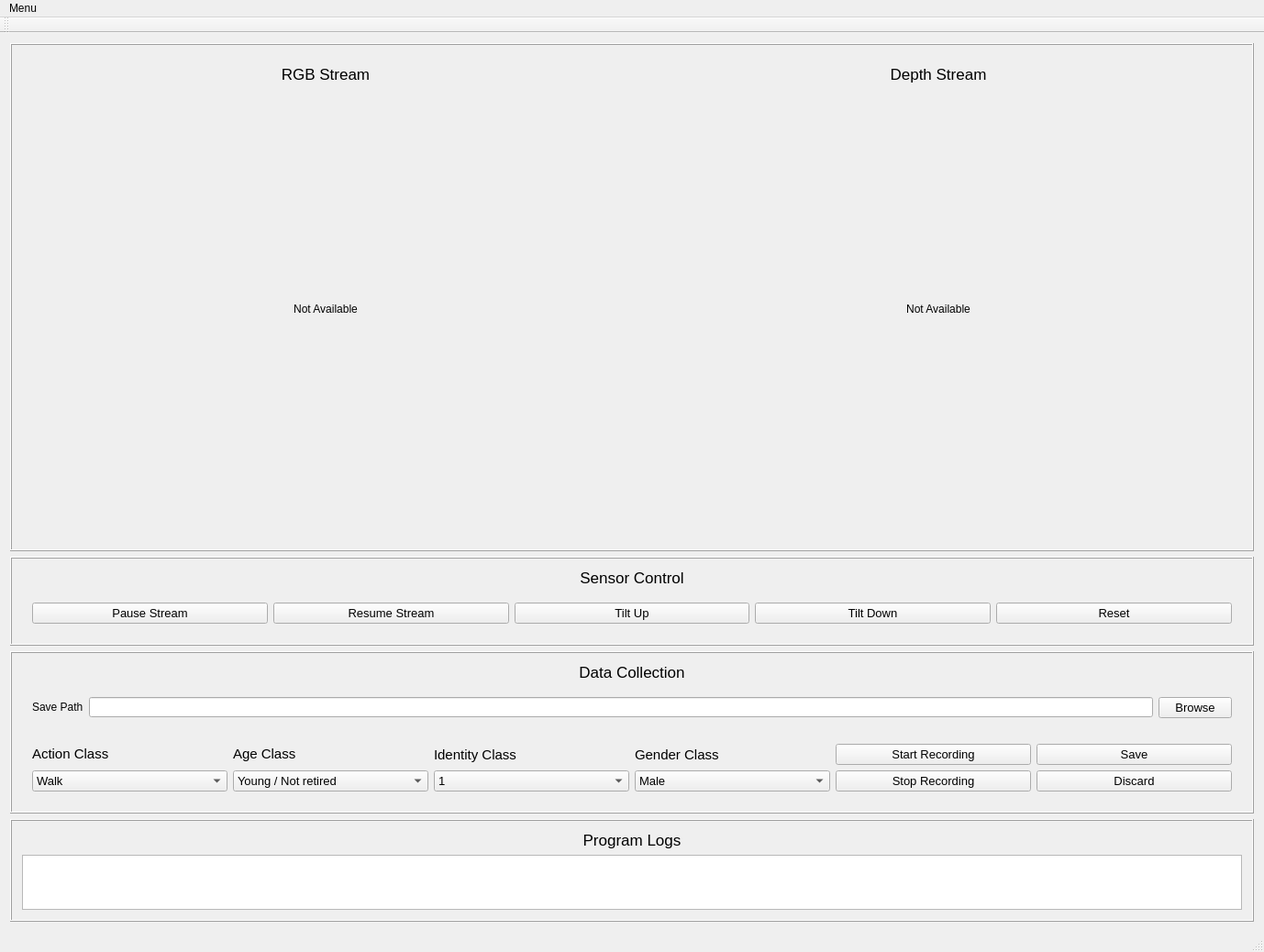
<?xml version="1.0" encoding="UTF-8"?>
<ui version="4.0">
 <class>PyQtKinect</class>
 <widget class="QMainWindow" name="PyQtKinect">
  <property name="geometry">
   <rect>
    <x>0</x>
    <y>0</y>
    <width>1362</width>
    <height>1014</height>
   </rect>
  </property>
  <property name="sizePolicy">
   <sizepolicy hsizetype="Fixed" vsizetype="Fixed">
    <horstretch>0</horstretch>
    <verstretch>0</verstretch>
   </sizepolicy>
  </property>
  <property name="windowTitle">
   <string>PyQt-Kinect Dataset Collector</string>
  </property>
  <widget class="QWidget" name="centralWidget">
   <property name="sizePolicy">
    <sizepolicy hsizetype="Fixed" vsizetype="Fixed">
     <horstretch>0</horstretch>
     <verstretch>0</verstretch>
    </sizepolicy>
   </property>
   <layout class="QVBoxLayout" name="verticalLayout_9">
    <item>
     <widget class="QFrame" name="streamFrame">
      <property name="sizePolicy">
       <sizepolicy hsizetype="Preferred" vsizetype="Fixed">
        <horstretch>0</horstretch>
        <verstretch>0</verstretch>
       </sizepolicy>
      </property>
      <property name="minimumSize">
       <size>
        <width>642</width>
        <height>242</height>
       </size>
      </property>
      <property name="frameShape">
       <enum>QFrame::Box</enum>
      </property>
      <property name="frameShadow">
       <enum>QFrame::Raised</enum>
      </property>
      <layout class="QHBoxLayout" name="horizontalLayout">
       <item>
        <widget class="QWidget" name="rgbWidget" native="true">
         <property name="sizePolicy">
          <sizepolicy hsizetype="Fixed" vsizetype="Fixed">
           <horstretch>0</horstretch>
           <verstretch>0</verstretch>
          </sizepolicy>
         </property>
         <layout class="QVBoxLayout" name="verticalTopLayout">
          <item>
           <widget class="QLabel" name="rgbTitle">
            <property name="sizePolicy">
             <sizepolicy hsizetype="Preferred" vsizetype="Fixed">
              <horstretch>0</horstretch>
              <verstretch>0</verstretch>
             </sizepolicy>
            </property>
            <property name="minimumSize">
             <size>
              <width>0</width>
              <height>0</height>
             </size>
            </property>
            <property name="maximumSize">
             <size>
              <width>16777215</width>
              <height>16777215</height>
             </size>
            </property>
            <property name="font">
             <font>
              <family>Segoe UI</family>
              <pointsize>13</pointsize>
              <weight>50</weight>
              <bold>false</bold>
             </font>
            </property>
            <property name="text">
             <string>RGB Stream</string>
            </property>
            <property name="alignment">
             <set>Qt::AlignCenter</set>
            </property>
           </widget>
          </item>
          <item>
           <widget class="QLabel" name="rgbLabel">
            <property name="sizePolicy">
             <sizepolicy hsizetype="Maximum" vsizetype="Maximum">
              <horstretch>0</horstretch>
              <verstretch>0</verstretch>
             </sizepolicy>
            </property>
            <property name="minimumSize">
             <size>
              <width>640</width>
              <height>480</height>
             </size>
            </property>
            <property name="maximumSize">
             <size>
              <width>640</width>
              <height>480</height>
             </size>
            </property>
            <property name="font">
             <font>
              <family>Segoe UI</family>
             </font>
            </property>
            <property name="autoFillBackground">
             <bool>true</bool>
            </property>
            <property name="text">
             <string>Not Available</string>
            </property>
            <property name="scaledContents">
             <bool>true</bool>
            </property>
            <property name="alignment">
             <set>Qt::AlignCenter</set>
            </property>
           </widget>
          </item>
         </layout>
        </widget>
       </item>
       <item>
        <widget class="QWidget" name="depthWidget" native="true">
         <property name="sizePolicy">
          <sizepolicy hsizetype="Fixed" vsizetype="Fixed">
           <horstretch>0</horstretch>
           <verstretch>0</verstretch>
          </sizepolicy>
         </property>
         <layout class="QVBoxLayout" name="verticalLayout_5">
          <item>
           <widget class="QLabel" name="depthTitle">
            <property name="sizePolicy">
             <sizepolicy hsizetype="Preferred" vsizetype="Fixed">
              <horstretch>0</horstretch>
              <verstretch>0</verstretch>
             </sizepolicy>
            </property>
            <property name="minimumSize">
             <size>
              <width>0</width>
              <height>0</height>
             </size>
            </property>
            <property name="maximumSize">
             <size>
              <width>16777215</width>
              <height>16777215</height>
             </size>
            </property>
            <property name="font">
             <font>
              <family>Segoe UI</family>
              <pointsize>13</pointsize>
              <weight>50</weight>
              <bold>false</bold>
             </font>
            </property>
            <property name="text">
             <string>Depth Stream</string>
            </property>
            <property name="alignment">
             <set>Qt::AlignCenter</set>
            </property>
           </widget>
          </item>
          <item>
           <widget class="QLabel" name="depthLabel">
            <property name="sizePolicy">
             <sizepolicy hsizetype="Maximum" vsizetype="Maximum">
              <horstretch>0</horstretch>
              <verstretch>0</verstretch>
             </sizepolicy>
            </property>
            <property name="minimumSize">
             <size>
              <width>640</width>
              <height>480</height>
             </size>
            </property>
            <property name="maximumSize">
             <size>
              <width>640</width>
              <height>480</height>
             </size>
            </property>
            <property name="font">
             <font>
              <family>Segoe UI</family>
             </font>
            </property>
            <property name="autoFillBackground">
             <bool>true</bool>
            </property>
            <property name="text">
             <string>Not Available</string>
            </property>
            <property name="scaledContents">
             <bool>true</bool>
            </property>
            <property name="alignment">
             <set>Qt::AlignCenter</set>
            </property>
           </widget>
          </item>
         </layout>
        </widget>
       </item>
      </layout>
     </widget>
    </item>
    <item>
     <widget class="QFrame" name="middleButtonFrame">
      <property name="sizePolicy">
       <sizepolicy hsizetype="Preferred" vsizetype="Fixed">
        <horstretch>0</horstretch>
        <verstretch>0</verstretch>
       </sizepolicy>
      </property>
      <property name="frameShape">
       <enum>QFrame::Box</enum>
      </property>
      <property name="frameShadow">
       <enum>QFrame::Raised</enum>
      </property>
      <layout class="QVBoxLayout" name="verticalLayout_6">
       <item>
        <widget class="QLabel" name="sensorControlLabel">
         <property name="sizePolicy">
          <sizepolicy hsizetype="Preferred" vsizetype="Fixed">
           <horstretch>0</horstretch>
           <verstretch>0</verstretch>
          </sizepolicy>
         </property>
         <property name="font">
          <font>
           <family>Segoe UI</family>
           <pointsize>13</pointsize>
           <weight>50</weight>
           <bold>false</bold>
          </font>
         </property>
         <property name="text">
          <string>Sensor Control</string>
         </property>
         <property name="alignment">
          <set>Qt::AlignCenter</set>
         </property>
        </widget>
       </item>
       <item>
        <widget class="QWidget" name="horizontalWidget" native="true">
         <property name="sizePolicy">
          <sizepolicy hsizetype="Expanding" vsizetype="Fixed">
           <horstretch>0</horstretch>
           <verstretch>0</verstretch>
          </sizepolicy>
         </property>
         <layout class="QHBoxLayout" name="horizontalLayout_2">
          <item>
           <widget class="QPushButton" name="pauseButton">
            <property name="font">
             <font>
              <family>Segoe UI</family>
              <pointsize>10</pointsize>
             </font>
            </property>
            <property name="text">
             <string>Pause Stream</string>
            </property>
           </widget>
          </item>
          <item>
           <widget class="QPushButton" name="resumeButton">
            <property name="font">
             <font>
              <family>Segoe UI</family>
              <pointsize>10</pointsize>
             </font>
            </property>
            <property name="text">
             <string>Resume Stream</string>
            </property>
           </widget>
          </item>
          <item>
           <widget class="QPushButton" name="tiltUpButton">
            <property name="font">
             <font>
              <family>Segoe UI</family>
              <pointsize>10</pointsize>
             </font>
            </property>
            <property name="text">
             <string>Tilt Up</string>
            </property>
           </widget>
          </item>
          <item>
           <widget class="QPushButton" name="tiltDownButton">
            <property name="font">
             <font>
              <family>Segoe UI</family>
              <pointsize>10</pointsize>
             </font>
            </property>
            <property name="text">
             <string>Tilt Down</string>
            </property>
           </widget>
          </item>
          <item>
           <widget class="QPushButton" name="resetButton">
            <property name="font">
             <font>
              <family>Segoe UI</family>
              <pointsize>10</pointsize>
             </font>
            </property>
            <property name="text">
             <string>Reset</string>
            </property>
           </widget>
          </item>
         </layout>
        </widget>
       </item>
      </layout>
     </widget>
    </item>
    <item>
     <widget class="QFrame" name="dataCollectFrame">
      <property name="sizePolicy">
       <sizepolicy hsizetype="Preferred" vsizetype="Fixed">
        <horstretch>0</horstretch>
        <verstretch>0</verstretch>
       </sizepolicy>
      </property>
      <property name="frameShape">
       <enum>QFrame::Box</enum>
      </property>
      <property name="frameShadow">
       <enum>QFrame::Raised</enum>
      </property>
      <layout class="QVBoxLayout" name="verticalLayout_2">
       <item>
        <widget class="QLabel" name="dataCollectLabel">
         <property name="sizePolicy">
          <sizepolicy hsizetype="Preferred" vsizetype="Fixed">
           <horstretch>0</horstretch>
           <verstretch>0</verstretch>
          </sizepolicy>
         </property>
         <property name="font">
          <font>
           <family>Segoe UI</family>
           <pointsize>13</pointsize>
           <weight>50</weight>
           <bold>false</bold>
          </font>
         </property>
         <property name="text">
          <string>Data Collection</string>
         </property>
         <property name="alignment">
          <set>Qt::AlignCenter</set>
         </property>
        </widget>
       </item>
       <item>
        <widget class="QWidget" name="pathWidget" native="true">
         <property name="sizePolicy">
          <sizepolicy hsizetype="Preferred" vsizetype="Fixed">
           <horstretch>0</horstretch>
           <verstretch>0</verstretch>
          </sizepolicy>
         </property>
         <layout class="QHBoxLayout" name="horizontalLayout_3">
          <item>
           <widget class="QLabel" name="pathLabel">
            <property name="sizePolicy">
             <sizepolicy hsizetype="Minimum" vsizetype="Fixed">
              <horstretch>0</horstretch>
              <verstretch>0</verstretch>
             </sizepolicy>
            </property>
            <property name="font">
             <font>
              <pointsize>9</pointsize>
             </font>
            </property>
            <property name="text">
             <string>Save Path</string>
            </property>
           </widget>
          </item>
          <item>
           <widget class="QLineEdit" name="pathLineEdit">
            <property name="font">
             <font>
              <family>Segoe UI</family>
              <pointsize>9</pointsize>
             </font>
            </property>
           </widget>
          </item>
          <item>
           <widget class="QPushButton" name="browseButton">
            <property name="font">
             <font>
              <pointsize>10</pointsize>
             </font>
            </property>
            <property name="text">
             <string>Browse</string>
            </property>
           </widget>
          </item>
         </layout>
        </widget>
       </item>
       <item>
        <widget class="QFrame" name="recordingFrame">
         <property name="sizePolicy">
          <sizepolicy hsizetype="Preferred" vsizetype="Fixed">
           <horstretch>0</horstretch>
           <verstretch>0</verstretch>
          </sizepolicy>
         </property>
         <layout class="QGridLayout" name="gridLayout">
          <item row="1" column="0">
           <widget class="QComboBox" name="actionClassComboBox">
            <property name="font">
             <font>
              <family>Segoe UI</family>
              <pointsize>10</pointsize>
             </font>
            </property>
            <item>
             <property name="text">
              <string>Walk</string>
             </property>
            </item>
            <item>
             <property name="text">
              <string>Wave</string>
             </property>
            </item>
            <item>
             <property name="text">
              <string>Clap</string>
             </property>
            </item>
            <item>
             <property name="text">
              <string>Drink</string>
             </property>
            </item>
            <item>
             <property name="text">
              <string>Sit Down</string>
             </property>
            </item>
            <item>
             <property name="text">
              <string>Stand Up</string>
             </property>
            </item>
            <item>
             <property name="text">
              <string>Throw</string>
             </property>
            </item>
            <item>
             <property name="text">
              <string>Crouch</string>
             </property>
            </item>
            <item>
             <property name="text">
              <string>One-leg Balance</string>
             </property>
            </item>
            <item>
             <property name="text">
              <string>Jump</string>
             </property>
            </item>
           </widget>
          </item>
          <item row="0" column="2">
           <widget class="QLabel" name="ageClassLabel">
            <property name="sizePolicy">
             <sizepolicy hsizetype="Preferred" vsizetype="Fixed">
              <horstretch>0</horstretch>
              <verstretch>0</verstretch>
             </sizepolicy>
            </property>
            <property name="font">
             <font>
              <family>Segoe UI</family>
              <pointsize>11</pointsize>
             </font>
            </property>
            <property name="text">
             <string>Age Class</string>
            </property>
            <property name="alignment">
             <set>Qt::AlignLeading|Qt::AlignLeft|Qt::AlignVCenter</set>
            </property>
           </widget>
          </item>
          <item row="0" column="3">
           <widget class="QLabel" name="personClassLabel">
            <property name="font">
             <font>
              <family>Segoe UI</family>
              <pointsize>11</pointsize>
             </font>
            </property>
            <property name="text">
             <string>Identity Class</string>
            </property>
            <property name="alignment">
             <set>Qt::AlignLeading|Qt::AlignLeft|Qt::AlignVCenter</set>
            </property>
           </widget>
          </item>
          <item row="1" column="6">
           <widget class="QPushButton" name="discardButton">
            <property name="font">
             <font>
              <family>Segoe UI</family>
              <pointsize>10</pointsize>
             </font>
            </property>
            <property name="text">
             <string>Discard</string>
            </property>
           </widget>
          </item>
          <item row="1" column="5">
           <widget class="QPushButton" name="stopRecordButton">
            <property name="font">
             <font>
              <family>Segoe UI</family>
              <pointsize>10</pointsize>
             </font>
            </property>
            <property name="text">
             <string>Stop Recording</string>
            </property>
           </widget>
          </item>
          <item row="0" column="0">
           <widget class="QLabel" name="actionClassLabel">
            <property name="sizePolicy">
             <sizepolicy hsizetype="Preferred" vsizetype="Fixed">
              <horstretch>0</horstretch>
              <verstretch>0</verstretch>
             </sizepolicy>
            </property>
            <property name="font">
             <font>
              <family>Segoe UI</family>
              <pointsize>11</pointsize>
             </font>
            </property>
            <property name="text">
             <string>Action Class</string>
            </property>
            <property name="alignment">
             <set>Qt::AlignLeading|Qt::AlignLeft|Qt::AlignVCenter</set>
            </property>
           </widget>
          </item>
          <item row="1" column="2">
           <widget class="QComboBox" name="ageClassComboBox">
            <property name="font">
             <font>
              <family>Segoe UI</family>
              <pointsize>10</pointsize>
             </font>
            </property>
            <item>
             <property name="text">
              <string>Young / Not retired</string>
             </property>
            </item>
            <item>
             <property name="text">
              <string>Old / Retired</string>
             </property>
            </item>
           </widget>
          </item>
          <item row="0" column="5">
           <widget class="QPushButton" name="startRecordButton">
            <property name="font">
             <font>
              <family>Segoe UI</family>
              <pointsize>10</pointsize>
             </font>
            </property>
            <property name="text">
             <string>Start Recording</string>
            </property>
           </widget>
          </item>
          <item row="1" column="3">
           <widget class="QComboBox" name="personClassComboBox">
            <property name="font">
             <font>
              <family>Segoe UI</family>
              <pointsize>10</pointsize>
             </font>
            </property>
            <item>
             <property name="text">
              <string>1</string>
             </property>
            </item>
            <item>
             <property name="text">
              <string>2</string>
             </property>
            </item>
            <item>
             <property name="text">
              <string>3</string>
             </property>
            </item>
            <item>
             <property name="text">
              <string>4</string>
             </property>
            </item>
            <item>
             <property name="text">
              <string>5</string>
             </property>
            </item>
            <item>
             <property name="text">
              <string>6</string>
             </property>
            </item>
            <item>
             <property name="text">
              <string>7</string>
             </property>
            </item>
            <item>
             <property name="text">
              <string>8</string>
             </property>
            </item>
            <item>
             <property name="text">
              <string>9</string>
             </property>
            </item>
            <item>
             <property name="text">
              <string>10</string>
             </property>
            </item>
            <item>
             <property name="text">
              <string>11</string>
             </property>
            </item>
            <item>
             <property name="text">
              <string>12</string>
             </property>
            </item>
            <item>
             <property name="text">
              <string>13</string>
             </property>
            </item>
            <item>
             <property name="text">
              <string>14</string>
             </property>
            </item>
            <item>
             <property name="text">
              <string>15</string>
             </property>
            </item>
            <item>
             <property name="text">
              <string>16</string>
             </property>
            </item>
            <item>
             <property name="text">
              <string>17</string>
             </property>
            </item>
            <item>
             <property name="text">
              <string>18</string>
             </property>
            </item>
            <item>
             <property name="text">
              <string>19</string>
             </property>
            </item>
            <item>
             <property name="text">
              <string>20</string>
             </property>
            </item>
           </widget>
          </item>
          <item row="0" column="6">
           <widget class="QPushButton" name="saveButton">
            <property name="font">
             <font>
              <family>Segoe UI</family>
              <pointsize>10</pointsize>
             </font>
            </property>
            <property name="text">
             <string>Save</string>
            </property>
           </widget>
          </item>
          <item row="0" column="4">
           <widget class="QLabel" name="genderClassLabel">
            <property name="font">
             <font>
              <pointsize>11</pointsize>
             </font>
            </property>
            <property name="text">
             <string>Gender Class</string>
            </property>
            <property name="alignment">
             <set>Qt::AlignLeading|Qt::AlignLeft|Qt::AlignVCenter</set>
            </property>
           </widget>
          </item>
          <item row="1" column="4">
           <widget class="QComboBox" name="genderClassComboBox">
            <property name="font">
             <font>
              <pointsize>10</pointsize>
             </font>
            </property>
            <item>
             <property name="text">
              <string>Male</string>
             </property>
            </item>
            <item>
             <property name="text">
              <string>Female</string>
             </property>
            </item>
           </widget>
          </item>
         </layout>
        </widget>
       </item>
      </layout>
     </widget>
    </item>
    <item>
     <widget class="QFrame" name="logFrame">
      <property name="sizePolicy">
       <sizepolicy hsizetype="Preferred" vsizetype="Fixed">
        <horstretch>0</horstretch>
        <verstretch>0</verstretch>
       </sizepolicy>
      </property>
      <property name="frameShape">
       <enum>QFrame::Box</enum>
      </property>
      <property name="frameShadow">
       <enum>QFrame::Raised</enum>
      </property>
      <layout class="QVBoxLayout" name="verticalLayout_3">
       <item>
        <widget class="QLabel" name="programLogLabel">
         <property name="sizePolicy">
          <sizepolicy hsizetype="Preferred" vsizetype="Fixed">
           <horstretch>0</horstretch>
           <verstretch>0</verstretch>
          </sizepolicy>
         </property>
         <property name="font">
          <font>
           <family>Segoe UI</family>
           <pointsize>13</pointsize>
           <weight>50</weight>
           <bold>false</bold>
          </font>
         </property>
         <property name="text">
          <string>Program Logs</string>
         </property>
         <property name="alignment">
          <set>Qt::AlignCenter</set>
         </property>
        </widget>
       </item>
       <item>
        <widget class="QPlainTextEdit" name="plainTextEdit">
         <property name="sizePolicy">
          <sizepolicy hsizetype="Expanding" vsizetype="Fixed">
           <horstretch>0</horstretch>
           <verstretch>0</verstretch>
          </sizepolicy>
         </property>
         <property name="minimumSize">
          <size>
           <width>0</width>
           <height>60</height>
          </size>
         </property>
         <property name="maximumSize">
          <size>
           <width>16777215</width>
           <height>60</height>
          </size>
         </property>
         <property name="font">
          <font>
           <family>Segoe UI</family>
           <pointsize>9</pointsize>
          </font>
         </property>
        </widget>
       </item>
      </layout>
     </widget>
    </item>
   </layout>
  </widget>
  <widget class="QMenuBar" name="menuBar">
   <property name="geometry">
    <rect>
     <x>0</x>
     <y>0</y>
     <width>1362</width>
     <height>21</height>
    </rect>
   </property>
   <widget class="QMenu" name="menuMain">
    <property name="title">
     <string>Menu</string>
    </property>
    <addaction name="actionSettings"/>
    <addaction name="actionInformation"/>
    <addaction name="separator"/>
    <addaction name="actionExit"/>
   </widget>
   <addaction name="menuMain"/>
  </widget>
  <widget class="QToolBar" name="mainToolBar">
   <attribute name="toolBarArea">
    <enum>TopToolBarArea</enum>
   </attribute>
   <attribute name="toolBarBreak">
    <bool>false</bool>
   </attribute>
  </widget>
  <widget class="QStatusBar" name="statusBar"/>
  <action name="actionSettings">
   <property name="text">
    <string>Settings</string>
   </property>
   <property name="font">
    <font>
     <family>Segoe UI</family>
    </font>
   </property>
  </action>
  <action name="actionInformation">
   <property name="text">
    <string>About</string>
   </property>
   <property name="font">
    <font>
     <family>Segoe UI</family>
    </font>
   </property>
  </action>
  <action name="actionExit">
   <property name="text">
    <string>Exit</string>
   </property>
   <property name="font">
    <font>
     <family>Segoe UI</family>
    </font>
   </property>
  </action>
 </widget>
 <layoutdefault spacing="6" margin="11"/>
 <resources/>
 <connections/>
</ui>
